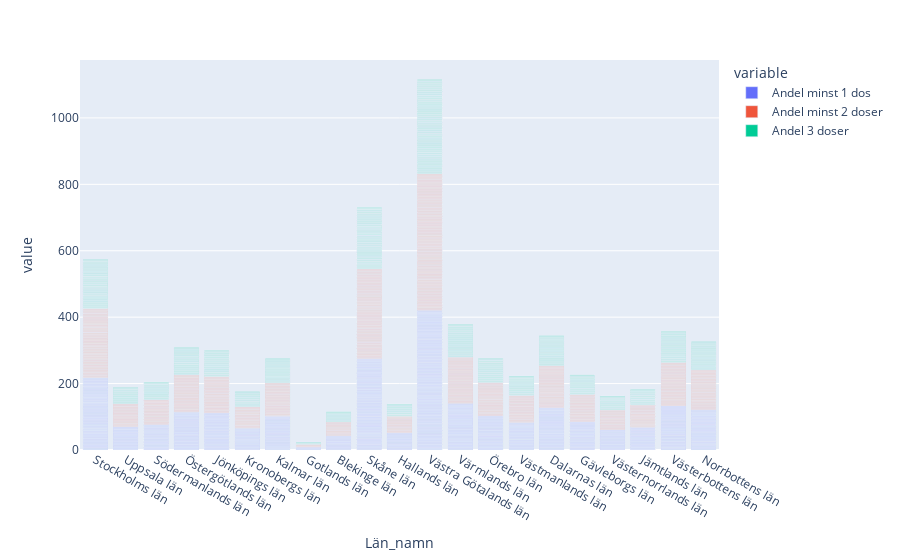

The notebook cell this image was saved under:
### Code cell
a = df.groupby(["Län_namn"]).sum(numeric_only = True)
px.bar(df, x = "Län_namn", y = ["Andel minst 1 dos", "Andel minst 2 doser", "Andel 3 doser"])

### Figure 1 — Plotly figure (JSON) as saved in the notebook; plotly's stock layout.template omitted (floating-point values rounded to 4 significant figures; data arrays with more than 128 entries replaced by an {"elided": "..."} marker saying what was removed)
{"data": [{"alignmentgroup": "True", "hovertemplate": "variable=Andel minst 1 dos<br>Län_namn=%{x}<br>value=%{y}<extra></extra>", "legendgroup": "Andel minst 1 dos", "marker": {"color": "#636efa", "pattern": {"shape": ""}}, "name": "Andel minst 1 dos", "offsetgroup": "Andel minst 1 dos", "orientation": "v", "showlegend": true, "textposition": "auto", "type": "bar", "x": {"elided": "2900 str values"}, "xaxis": "x", "y": {"elided": "2900 float values"}, "yaxis": "y"}, {"alignmentgroup": "True", "hovertemplate": "variable=Andel minst 2 doser<br>Län_namn=%{x}<br>value=%{y}<extra></extra>", "legendgroup": "Andel minst 2 doser", "marker": {"color": "#EF553B", "pattern": {"shape": ""}}, "name": "Andel minst 2 doser", "offsetgroup": "Andel minst 2 doser", "orientation": "v", "showlegend": true, "textposition": "auto", "type": "bar", "x": {"elided": "2900 str values"}, "xaxis": "x", "y": {"elided": "2900 float values"}, "yaxis": "y"}, {"alignmentgroup": "True", "hovertemplate": "variable=Andel 3 doser<br>Län_namn=%{x}<br>value=%{y}<extra></extra>", "legendgroup": "Andel 3 doser", "marker": {"color": "#00cc96", "pattern": {"shape": ""}}, "name": "Andel 3 doser", "offsetgroup": "Andel 3 doser", "orientation": "v", "showlegend": true, "textposition": "auto", "type": "bar", "x": {"elided": "2900 str values"}, "xaxis": "x", "y": {"elided": "2900 float values"}, "yaxis": "y"}], "layout": {"barmode": "relative", "legend": {"title": {"text": "variable"}, "tracegroupgap": 0}, "margin": {"t": 60}, "xaxis": {"anchor": "y", "domain": [0, 1], "title": {"text": "Län_namn"}}, "yaxis": {"anchor": "x", "domain": [0, 1], "title": {"text": "value"}}}}
